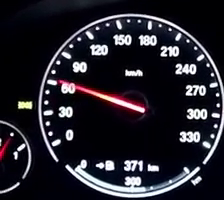
#> input picture frame 97 of practice/q1/bmw-m5-f10_crop2.mp4, 224 x 200 px
$ python q1.py
#> lines starting #> are read from the running program, lines starting #| are printed output that depends on the picture; long printed decimals are rounded
import cv2 as cv
import numpy as np


video = cv.VideoCapture('./bmw-m5-f10_crop2.mp4')
frame_rate = video.get(5)
frame_size = np.int64((video.get(3), video.get(4)))
output = cv.VideoWriter('speed.avi', cv.VideoWriter_fourcc('M','J','P','G'), frame_rate, frame_size)

while True:
    ok, frame = video.read()
#> frame is the input picture: shape (200, 224, 3); mean B, G, R 42.8, 34.5, 36.2
    if not ok:
        break

    img_gray = cv.cvtColor(frame, cv.COLOR_BGR2GRAY)
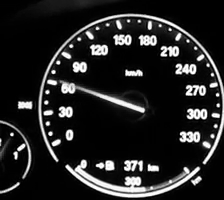
#> img_gray: shape (200, 224); min 0, max 255, mean 35.9
    edges = cv.Canny(img_gray, 150, 255)
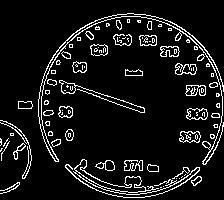
#> edges: shape (200, 224); 8.8% white in thin lines or dots
    lines = cv.HoughLinesP(edges, 1, np.pi/180, 60, minLineLength=30, maxLineGap=3)
#> lines = [[67, 85, 141, 112], [83, 88, 144, 108]]
    img_hough_linesP = frame.copy()
    if not (lines is None):

        for line in lines:
            x1, y1, x2, y2 = line[0]
            mag = np.sqrt((x2 - x1)**2 + (y2 - y1) **2)
            angel = -(180/np.pi)*np.arctan((y2 - y1)/ (x2 - x1 + np.finfo(float).eps))

            if  min(x1,x2) < 72 or angel < 0:
                angel += 180
#> this loop made 2 passes
#> (x1, y1, x2, y2, mag, angel) on passes 1 to 2: (67, 85, 141, 112, 78.77, 160), (83, 88, 144, 108, 64.2, 161.8)

        cv.line(img_hough_linesP, (x1, y1), (x2,y2), (0,0,255), 2)
        speed = -1.4*angel+289
#> speed = 62.41
        cv.putText(img_hough_linesP, str(int(angel)) , (80, 150), cv.FONT_HERSHEY_SCRIPT_SIMPLEX, 1, (0, 0, 255), 2)
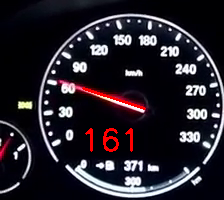
#> img_hough_linesP: shape (200, 224, 3); mean B, G, R 42.1, 34, 38.4
        print(mag, angel, x1, x2)
#| 64.195 161.847 83 144


        output.write(img_hough_linesP)
        cv.imshow("speed" , img_hough_linesP)

        if cv.waitKey(1) & 0XFF == 27: #esc
#> (key Esc is pressed here)
            break


output.release()
video.release()

$ run again, starting later in the video
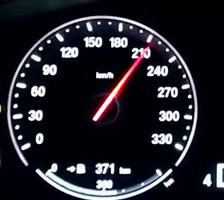
#> input picture frame 436 of practice/q1/bmw-m5-f10_crop2.mp4, 224 x 200 px
#> frame is the input picture: shape (200, 224, 3); mean B, G, R 42.9, 34.7, 35.7
#> `edges = cv.Canny(img_gray, 150, 255)`:
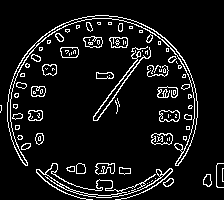
#> edges: shape (200, 224); 8.5% white in thin lines or dots
#> lines = [[93, 116, 134, 62], [97, 120, 139, 60], [93, 117, 140, 54]]
#> the loop `for line in lines:` made 3 passes
#> (x1, y1, x2, y2, mag, angel) on passes 1 to 3: (93, 116, 134, 62, 67.8, 52.79), (97, 120, 139, 60, 73.24, 55.01), (93, 117, 140, 54, 78.6, 53.28)
#> speed = 214.4
#> `cv.putText(img_hough_linesP, str(int(angel)) , (80, 150), cv.FONT_HERS..`:
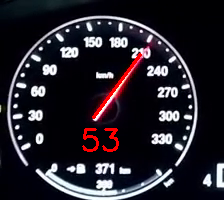
#> img_hough_linesP: shape (200, 224, 3); mean B, G, R 42.1, 34, 38
#| 78.600 53.276 93 140

$ run again, starting later in the video
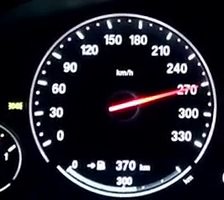
#> input picture frame 776 of practice/q1/bmw-m5-f10_crop2.mp4, 224 x 200 px
#> frame is the input picture: shape (200, 224, 3); mean B, G, R 41.2, 32.8, 33.7
#> `edges = cv.Canny(img_gray, 150, 255)`:
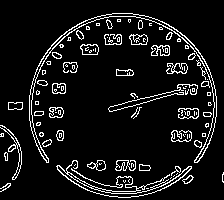
#> edges: shape (200, 224); 8.9% white in thin lines or dots
#> lines = [[110, 106, 189, 87], [112, 111, 213, 82]]
#> the loop `for line in lines:` made 2 passes
#> (x1, y1, x2, y2, mag, angel) on passes 1 to 2: (110, 106, 189, 87, 81.25, 13.52), (112, 111, 213, 82, 105.1, 16.02)
#> speed = 266.6
#> `cv.putText(img_hough_linesP, str(int(angel)) , (80, 150), cv.FONT_HERS..`:
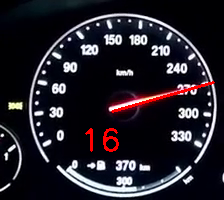
#> img_hough_linesP: shape (200, 224, 3); mean B, G, R 40.2, 31.9, 35.7
#| 105.081 16.020 112 213
